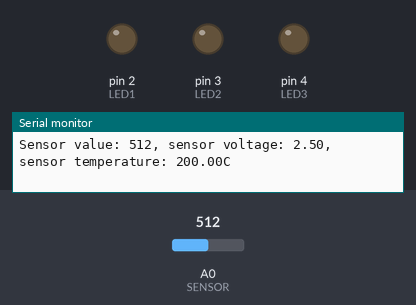
Bench run of a sketch on a simulated Arduino Uno, built with avr-gcc and run on an emulated ATmega328P. Shown: output pins drawn as LEDs (lit = HIGH), the last lines printed to the serial monitor. The test bench sets the inputs (shaded band); at power-on: A0 (SENSOR) = 512.

Above: at 1.2 s.
1.3 s: A0 (SENSOR) set to 519
At 2.1 s:
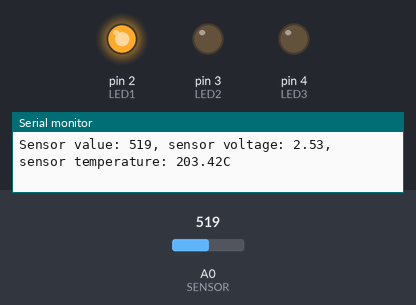
2.9 s: A0 (SENSOR) set to 1023
At 3.7 s:
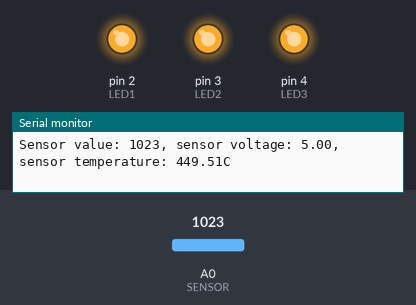
Timing chart, 0 to 5.9 s (numbered marks = the images above; inputs shaded):
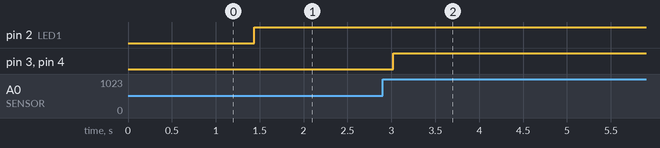

The sketch:

Temperature_sensor.ino
```cpp
const int SENSOR = A0;
float baselineTemp;

const int LED1 = 2;
const int LED2 = 3;
const int LED3 = 4;

void setup()
{
  Serial.begin(9600);

  for (int pinNumber = 2; pinNumber<5; pinNumber++)
  {
    pinMode(pinNumber,OUTPUT);
    digitalWrite(pinNumber,LOW);
  }

  int sensorVal = analogRead(SENSOR);
  float voltage = (sensorVal / 1024.0) * 5.0;
  baselineTemp = (voltage - 0.5) * 100.0;
}

void displayTemperatureLights(float temperature)
{
  float difference = temperature - baselineTemp;

  digitalWrite(LED1,(difference>3));
  digitalWrite(LED2,(difference>6));
  digitalWrite(LED3,(difference>9));
}

void loop()
{
  int sensorVal = analogRead(SENSOR);
  float voltage = (sensorVal / 1024.0) * 5.0;
  float temperature = (voltage - 0.5) * 100.0;

  Serial.print("Sensor value: ");
  Serial.print(sensorVal);
  Serial.print(", sensor voltage: ");
  Serial.print(voltage);
  Serial.print(", sensor temperature: ");
  Serial.print(temperature);
  Serial.print("C\n");

  displayTemperatureLights(temperature);

  delay(1);
}
```

Measured:
- the behaviour switches between 518 and 519 on A0 (SENSOR) (found by bisection; images 0 and 1)
- after the input at 1.3 s, pin 2 (LED1): LOW → HIGH after 0.14 s
- after the input at 2.9 s, pin 3 (LED2), pin 4 (LED3): LOW → HIGH after 0.12 s
